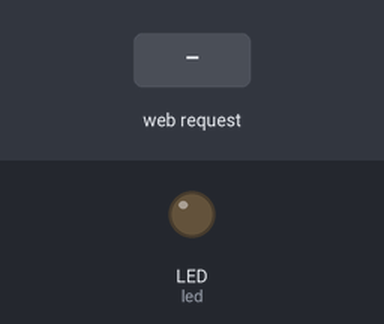
This program was run on a simulated CircuitPython board. On the bench: output pins drawn as LEDs (lit = HIGH). The inputs (shaded band) are chosen by the test bench. Values from a settings file that is not in the repository are placeholders; what the program prints to the serial console is not drawn.

Above: at 2.7 s.
2.8 s: HTTP request GET /on received
At 3.2 s:
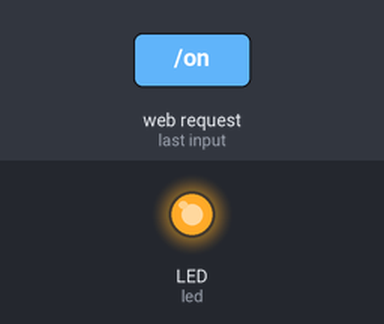
4.3 s: HTTP request GET /off received
At 5.5 s:
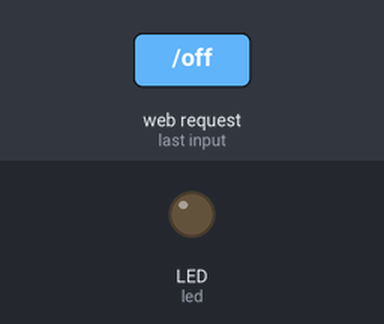
Timing chart, 0 to 7.3 s (numbered marks = the images above; inputs shaded):
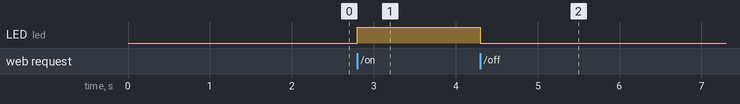

Measured:
- after the input at 2.8 s, LED (led): LOW → HIGH at once
- after the input at 4.3 s, LED (led): HIGH → LOW at once

The program:

code_web_server.py
```python
import wifi
import socketpool
import adafruit_requests
import ssl
import os
from adafruit_httpserver import HTTPServer, HTTPResponse
import digitalio
import board

led = digitalio.DigitalInOut(board.LED)
led.direction = digitalio.Direction.OUTPUT

print("Connect Wifi")
wifi.radio.connect(os.getenv('WIFI_SSID'), os.getenv('WIFI_PASSWORD'))
print("Connected!")

print("IP ADDR:", str(wifi.radio.ipv4_address))

pool = socketpool.SocketPool(wifi.radio)
server = HTTPServer(pool)

@server.route("/")
def base(request):
    """Default reponse is /index.html"""
    return HTTPResponse(filename="/index.html")

@server.route("/on")
def on(request):
    led.value = True
    return HTTPResponse(body=f"on")

@server.route("/off")
def off(request):
    led.value = False
    return HTTPResponse(body=f"off")

# Never returns
server.serve_forever(str(wifi.radio.ipv4_address))
```
